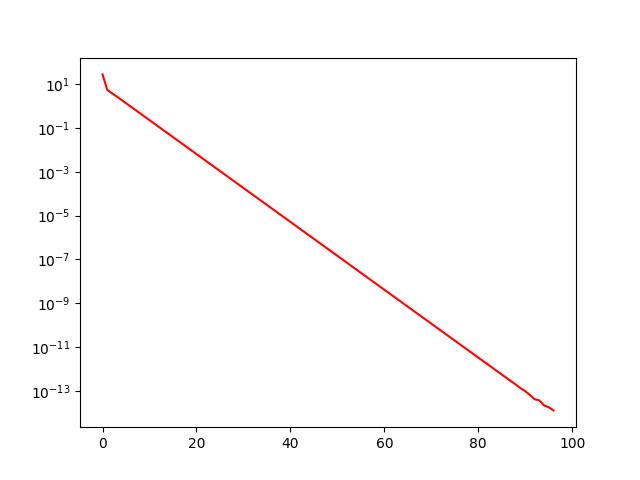

Here is the Python script that generated this plot:
import numpy as np
import matplotlib.pyplot as plt
import ModSims

A = np.array([[0.7, -0.4], [-0.2, 0.5]])
b = np.array([0.3, 0.3])
x = np.array([21.0, -19.0])
solver = ModSims.Trivial()
errors = solver.solve(A, b, x)

print(f"Number of iterations: {len(errors)}")

plt.plot(errors, 'r-')
plt.yscale("log")
plt.savefig("triv.png")